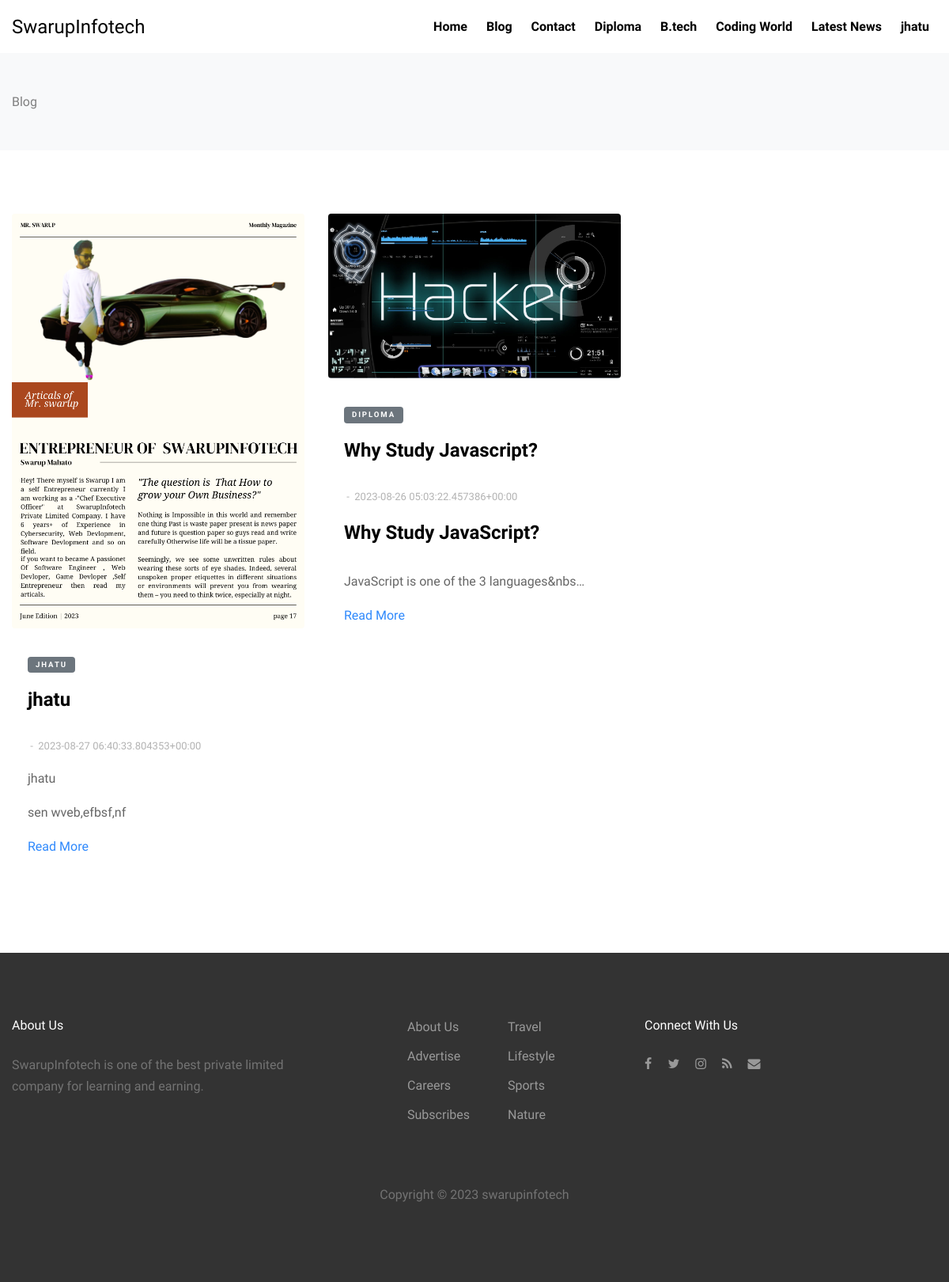
Page /blog on the committed database.
### blog/models.py (models this page shows, shortened)
class Home(models.Model):
	sno = models.AutoField(primary_key=True)
	title = models.CharField(max_length=255,blank=True,null=True)
	about = models.TextField()
	copyright = models.CharField(max_length=255,blank=True,null=True)
	address = models.CharField(max_length=255,blank=True,null=True)
	phone = models.CharField(max_length=255,blank=True,null=True)
	email = models.CharField(max_length=255,blank=True,null=True)

class Category(models.Model):
	sno = models.AutoField(primary_key=True)
	title = models.CharField(max_length=255,blank=True,null=True)

class Post(models.Model):
	sno = models.AutoField(primary_key=True)
	title = models.CharField(max_length=255,blank=True,null=True)
	category = models.ForeignKey(Category,on_delete=models.CASCADE,blank=True,null=True)
	image = models.ImageField(upload_to='images',blank=True,null=True)
	text = RichTextField()
	date = models.DateTimeField(auto_now_add=True)
	slug = AutoSlugField(populate_from='title',null=True)

### blog/views.py (the view)
# urls.py: path('blog',views.blog,name="blog"),
def blog(request):
	home = Home.objects.all()
	cate = Category.objects.all()
	allPost = Post.objects.all()[::-1]
	context = {'home':home,'cate':cate,'posts':allPost}
	return render(request,'blog/blog.html',context)

### templates/blog/blog.html
{% extends "base.html" %}
    {% load static %}
     {% block body %}
    <div class="py-5 bg-light">
      <div class="container">
        <div class="row">
          <div class="col-md-6">
            <span>Blog</span>
          </div>
        </div>
      </div>
    </div>
    <div class="site-section bg-white">
      <div class="container">
        <div class="row">
          {% for post in posts %}
          <div class="col-lg-4 mb-4">
            <div class="entry2">
              <a href="{{post.slug}}"><img src="{{post.image.url}}" alt="{{post.title}}" class="img-fluid rounded"></a>
              <div class="excerpt">
              <span class="post-category text-white bg-secondary mb-3">{{post.category.title}}</span>
              <h2><a href="{{post.slug}}">{{post.title | safe}}</a></h2>
              <div class="post-meta align-items-center text-left clearfix">
                <span>&nbsp;-&nbsp; {{post.date | safe}}</span>
              </div>
                <p>{{post.text | safe | truncatechars:100}}</p>
                <p><a href="{{post.slug | safe}}">Read More</a></p>
              </div>
            </div>
          </div>
          {% endfor %}
        </div>
    </div>
  </div>
      {% endblock body %}

### templates/base.html (shortened to what this page needs)
 <!DOCTYPE html>
<html lang="en">
  <head>
    {% load static %}
    <link rel="stylesheet" href="{% static 'fonts/icomoon/style.css' %}">
    <link rel="stylesheet" href="{% static 'css/bootstrap.min.css' %}">
    <link rel="stylesheet" href="{% static 'css/magnific-popup.css' %}">
    <link rel="stylesheet" href="{% static 'css/jquery-ui.css' %}">
    <link rel="stylesheet" href="{% static 'css/owl.carousel.min.css' %}">
    <link rel="stylesheet" href="{% static 'css/owl.theme.default.min.css' %}">
    <link rel="stylesheet" href="{% static 'css/bootstrap-datepicker.css' %}">
    <link rel="stylesheet" href="{% static 'fonts/flaticon/font/flaticon.css' %}">
    <link rel="stylesheet" href="{% static 'css/aos.css' %}">
    <link rel="stylesheet" href="{% static 'css/style.css' %}">
  </head>
  <body>
  <div class="site-wrap">
    <header class="site-navbar" role="banner">
      <div class="container-fluid">
        <div class="row align-items-center">
          <div class="col-4 site-logo">
            {% for post in home %}
            <a href="/home" class="text-black h2 mb-0">{{post.title}}</a>
            {% endfor %}
          </div>
          <div class="col-8 text-right">
            <nav class="site-navigation" role="navigation">
              <ul class="site-menu js-clone-nav mr-auto d-none d-lg-block mb-0">
                <li><a href="/">Home</a></li>
                <li><a href="/blog">Blog</a></li>
                <li><a href="/contact">Contact</a></li>
                {% for post in cate %}
                <li><a href="/?category={{post.sno | safe}}">{{post.title | safe}}</a></li>
                {% endfor %}
              </ul>
            </nav>
            <a href="#" class="site-menu-toggle js-menu-toggle text-black d-inline-block d-lg-none"></a></div>
          </div>
      </div>
  </header>
  {% block body %}
  {% endblock body %}
   <div class="site-footer">
      <div class="container">
        <div class="row mb-5">
          <div class="col-md-4">
            <h3 class="footer-heading mb-4">About Us</h3>
            {% for post in home %}
            <p>{{post.about | safe }}</p>
            {% endfor %}
          </div>
          <div class="col-md-3 ml-auto">
            <ul class="list-unstyled float-left mr-5">
              <li><a href="#">About Us</a></li>
              <li><a href="#">Advertise</a></li>
              <li><a href="#">Careers</a></li>
              <li><a href="#">Subscribes</a></li>
            </ul>
            <ul class="list-unstyled float-left">
              <li><a href="#">Travel</a></li>
              <li><a href="#">Lifestyle</a></li>
              <li><a href="#">Sports</a></li>
              <li><a href="#">Nature</a></li>
            </ul>
          </div>
          <div class="col-md-4">
            <div>
              <h3 class="footer-heading mb-4">Connect With Us</h3>
              <p>
                <a href="https://www.facebook.com/profile.php?id=100069856215966"><span class="icon-facebook pt-2 pr-2 pb-2 pl-0"></span></a>
                <a href="https://twitter.com/SwarupInfotech"><span class="icon-twitter p-2"></span></a>
                <a href="https://www.instagram.com/infotechswarup/"><span class="icon-instagram p-2"></span></a>
                <a href="#"><span class="icon-rss p-2"></span></a>
                <a href="https://mail.google.com/mail/u/0/#inbox"><span class="icon-envelope p-2"></span></a>
              </p>
            </div>
          </div>
        </div>
        <div class="row">
          <div class="col-12 text-center">
              {% for post in home %}
            <p>
              Copyright &copy;  <script>document.write(new Date().getFullYear());</script> {{post.copyright}}
              </p>
              {% endfor %}
          </div>
        </div>
      </div>
    </div>
  </div>
  </body>
</html>

### static/css/style.css (style rules this page uses)
body { line-height: 1.7; color: gray; font-weight: 300; font-size: 1rem; background: #fff; font-family: "Muli", -apple-system, BlinkMacSystemFont, "Segoe UI", Roboto, "Helvetica Neue", Arial, sans-serif, "Apple Color Emoji", "Segoe UI Emoji", "Segoe UI Symbol", "Noto Color Emoji"; }
a { -webkit-transition: .3s all ease; -o-transition: .3s all ease; transition: .3s all ease; color: #2f89fc; }
h1, h2, h3, h4, h5, .h1, .h2, .h3, .h4, .h5 { font-family: "Muli", -apple-system, BlinkMacSystemFont, "Segoe UI", Roboto, "Helvetica Neue", Arial, sans-serif, "Apple Color Emoji", "Segoe UI Emoji", "Segoe UI Symbol", "Noto Color Emoji"; line-height: 1.5; color: #000; }
.text-black { color: #000 !important; }
.site-wrap:before { -webkit-transition: .3s all ease-in-out; -o-transition: .3s all ease-in-out; transition: .3s all ease-in-out; background: rgba(0, 0, 0, 0.6); content: ""; position: absolute; z-index: 2000; top: 0; left: 0; right: 0; bottom: 0; opacity: 0; visibility: hidden; }
.site-section { padding: 2.5em 0; }
@media (min-width: 768px) { .site-section { padding: 5em 0; } }
.site-footer { padding: 4em 0; background: #333333; }
@media (min-width: 768px) { .site-footer { padding: 5em 0; } }
.site-footer p { color: #737373; }
.site-footer h2, .site-footer h3, .site-footer h4, .site-footer h5 { color: #fff; }
.site-footer a { color: #999999; }
.site-footer ul li { margin-bottom: 10px; }
.site-footer .footer-heading { font-size: 16px; color: #fff; }
.site-navbar { margin-bottom: 0px; z-index: 1999; position: relative; width: 100%; background: #fff; }
.site-navbar .site-logo a { font-size: 1.5rem; }
.site-navbar .site-navigation .site-menu { margin-bottom: 0; }
.site-navbar .site-navigation .site-menu a { text-decoration: none !important; display: inline-block; }
.site-navbar .site-navigation .site-menu > li { display: inline-block; padding: 10px 10px; }
.site-navbar .site-navigation .site-menu > li > a { padding: 10px 0px; font-weight: 700; color: #000; text-decoration: none !important; }
.site-mobile-menu .site-nav-wrap { padding: 0; margin: 0; list-style: none; position: relative; }
.site-mobile-menu .site-nav-wrap a { padding: 10px 20px; display: block; position: relative; color: #212529; }
.site-mobile-menu .site-nav-wrap li { position: relative; display: block; }
.site-mobile-menu .site-nav-wrap > li { display: block; position: relative; float: left; width: 100%; }
.site-mobile-menu .site-nav-wrap > li > a { padding-left: 20px; font-size: 20px; }
.container { max-width: 1200px; }
.muted, .entry2 p { color: #666666; }
.post-meta { font-size: 13px; color: #b3b3b3; }
.post-category { display: inline-block; padding: 2px 10px; border-radius: 4px; letter-spacing: .2em; font-weight: 700; font-size: .6rem; text-transform: uppercase; }
.entry2 img { margin-bottom: 30px; }
.entry2 h2 { font-size: 24px; margin-bottom: 30px; font-weight: 700; }
.entry2 h2 a { color: #000; }
.entry2 .excerpt { padding-left: 20px; padding-right: 20px; }
.entry2 .post-meta { color: #b3b3b3; font-size: 13px; width: 100%; display: block; }

### rows in the picture
Home: title "SwarupInfotech", about "SwarupInfotech is one of the best private limited company for learning and earning.", copyright "swarupinfotech"
Category: title "Diploma"
Category: title "B.tech"
Category: title "Coding World"
Category: title "Latest News"
Category: title "jhatu"
Post: image (picture), category "JHATU", title "jhatu", date "2023-08-27 06:40:33.804353+00:00", text "jhatu sen wveb,efbsf,nf"
Post: image (picture), category "DIPLOMA", title "Why Study Javascript?", date "2023-08-26 05:03:22.457386+00:00", text "Why Study JavaScript? JavaScript is one of the 3 languages &nbs…"
